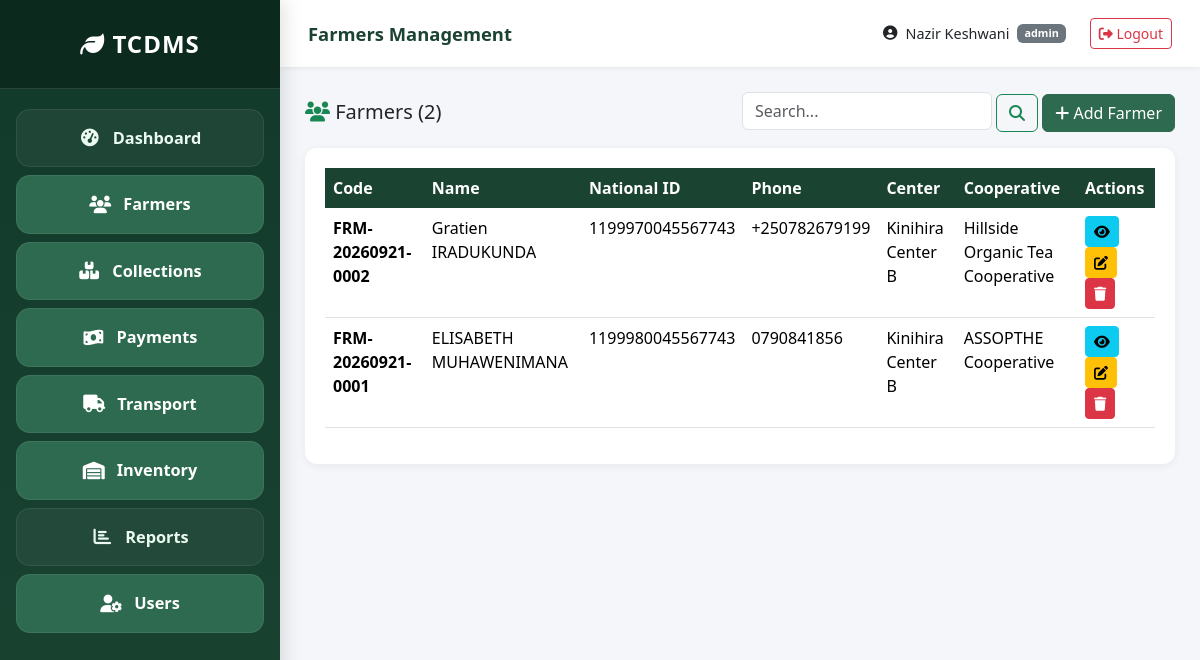
The page /modules/farmers/index.php (signed in) on the database its author committed.
### tables this page shows
CREATE TABLE `farmers` (
  `id` int(11) NOT NULL,
  `farmer_code` varchar(20) NOT NULL,
  `national_id` varchar(20) NOT NULL,
  `first_name` varchar(100) NOT NULL,
  `last_name` varchar(100) NOT NULL,
  `phone` varchar(20) NOT NULL,
  `email` varchar(100) DEFAULT NULL,
  `address` varchar(255) DEFAULT NULL,
  `cooperative_id` int(11) DEFAULT NULL,
  `collection_center_id` int(11) DEFAULT NULL,
  `bank_account` varchar(50) DEFAULT NULL,
  `mobile_money_number` varchar(20) DEFAULT NULL,
  `is_active` tinyint(1) DEFAULT 1,
  `registered_at` timestamp NOT NULL DEFAULT current_timestamp()
);

CREATE TABLE `collection_centers` (
  `id` int(11) NOT NULL,
  `name` varchar(100) NOT NULL,
  `code` varchar(20) NOT NULL,
  `location` varchar(255) DEFAULT NULL,
  `manager_id` int(11) DEFAULT NULL,
  `capacity_kg` decimal(10,2) DEFAULT 0.00,
  `is_active` tinyint(1) DEFAULT 1,
  `created_at` timestamp NOT NULL DEFAULT current_timestamp()
);

CREATE TABLE `cooperatives` (
  `id` int(11) NOT NULL,
  `name` varchar(100) NOT NULL,
  `code` varchar(20) NOT NULL,
  `contact_person` varchar(100) DEFAULT NULL,
  `phone` varchar(20) DEFAULT NULL,
  `email` varchar(100) DEFAULT NULL,
  `address` varchar(255) DEFAULT NULL,
  `is_active` tinyint(1) DEFAULT 1,
  `created_at` timestamp NOT NULL DEFAULT current_timestamp()
);

### config/database.php (called while the page is built, shortened)
<?php
function getDBConnection() {
    static $pdo = null;
    if ($pdo === null) {
        $dsn = 'mysql:host=' . DB_HOST . ';dbname=' . DB_NAME . ';charset=' . DB_CHARSET;
        $options = [
            PDO::ATTR_ERRMODE            => PDO::ERRMODE_EXCEPTION,
            PDO::ATTR_DEFAULT_FETCH_MODE => PDO::FETCH_ASSOC,
            PDO::ATTR_EMULATE_PREPARES   => false,
        ];
        try {
            $pdo = new PDO($dsn, DB_USER, DB_PASS, $options);
        } catch (PDOException $e) {
            error_log('DB Error: ' . $e->getMessage());
            die('Database connection failed. Check XAMPP MySQL service.');
        }
    }
    return $pdo;
}
function dbQuery($sql, $params = []) {
    $stmt = getDBConnection()->prepare($sql);
    $stmt->execute($params);
    return $stmt;
}
function dbFetchOne($sql, $params = []) { return dbQuery($sql, $params)->fetch(); }
function dbFetchAll($sql, $params = []) { return dbQuery($sql, $params)->fetchAll(); }

### includes/functions.php (called while the page is built, shortened)
<?php
require_once __DIR__ . '/../config/database.php';
function sanitize($data) {
    return htmlspecialchars(trim($data), ENT_QUOTES, 'UTF-8');
}

### modules/farmers/index.php (the view, shortened to what this page needs)
<?php
require_once __DIR__ . '/../../includes/header.php';
require_once __DIR__ . '/../../includes/sidebar.php';
require_once __DIR__ . '/../../includes/functions.php';
$search = sanitize($_GET['search'] ?? '');
$page   = max(1, (int)($_GET['page'] ?? 1));
$offset = ($page - 1) * RECORDS_PER_PAGE;
$where = "WHERE f.is_active = 1";
$params = [];
$total = dbFetchOne("SELECT COUNT(*) AS c FROM farmers f $where", $params)['c'] ?? 0;
$farmers = dbFetchAll("
    SELECT f.*, c.name AS center_name, co.name AS coop_name
    FROM farmers f
    LEFT JOIN collection_centers c ON c.id = f.collection_center_id
    LEFT JOIN cooperatives co ON co.id = f.cooperative_id
    $where
    ORDER BY f.id DESC
    LIMIT " . RECORDS_PER_PAGE . " OFFSET $offset
", $params);
?>
<div class="d-flex justify-content-between align-items-center mb-3">
  <h5 class="mb-0"><i class="fas fa-users text-success"></i> Farmers (<?= $total ?>)</h5>
  <div>
    <form class="d-inline" method="GET">
      <input type="text" name="search" class="form-control d-inline-block" style="width:250px" placeholder="Search..." value="<?= htmlspecialchars($search) ?>">
      <button class="btn btn-outline-success"><i class="fas fa-search"></i></button>
    </form>
    <a href="create.php" class="btn btn-success"><i class="fas fa-plus"></i> Add Farmer</a>
  </div>
</div>
<div class="table-card">
  <div class="table-responsive">
    <table class="table table-hover">
      <thead>
        <tr>
          <th>Code</th><th>Name</th><th>National ID</th><th>Phone</th>
          <th>Center</th><th>Cooperative</th><th>Actions</th>
        </tr>
      </thead>
      <tbody>
      <?php if (empty($farmers)): ?>
        <tr><td colspan="7" class="text-center text-muted py-4">No farmers found.</td></tr>
      <?php else: foreach ($farmers as $f): ?>
        <tr>
          <td><strong><?= htmlspecialchars($f['farmer_code']) ?></strong></td>
          <td><?= htmlspecialchars($f['first_name'] . ' ' . $f['last_name']) ?></td>
          <td><?= htmlspecialchars($f['national_id']) ?></td>
          <td><?= htmlspecialchars($f['phone']) ?></td>
          <td><?= htmlspecialchars($f['center_name'] ?? 'N/A') ?></td>
          <td><?= htmlspecialchars($f['coop_name'] ?? 'N/A') ?></td>
          <td>
            <a href="view.php?id=<?= $f['id'] ?>" class="btn btn-sm btn-info"><i class="fas fa-eye"></i></a>
            <a href="edit.php?id=<?= $f['id'] ?>" class="btn btn-sm btn-warning"><i class="fas fa-edit"></i></a>
            <a href="delete.php?id=<?= $f['id'] ?>" class="btn btn-sm btn-danger" onclick="return confirm('Delete this farmer?')"><i class="fas fa-trash"></i></a>
          </td>
        </tr>
      <?php endforeach; endif; ?>
      </tbody>
    </table>
  </div>
</div>
<?php require_once __DIR__ . '/../../includes/footer.php'; ?>

### assets/css/style.css (style rules this page uses)
* { box-sizing: border-box; }
body { font-family: 'Segoe UI', Tahoma, sans-serif; background: #f4f6f9; margin: 0; }
.table-card { background: #fff; border-radius: 12px; padding: 20px; box-shadow: 0 2px 8px rgba(0,0,0,.06); margin-bottom: 20px; }
.table thead th { background: #1b4332; color: #fff; border: none; }
.btn-success { background: #2d6a4f; border-color: #2d6a4f; }

### rows shown on the page
farmers: farmer_code "FRM-20260921-0002", first_name+last_name "Gratien IRADUKUNDA", national "1199970045567743", phone "+250782679199", collection_center.name "Kinihira Center B", cooperative.name "Hillside Organic Tea Cooperative"
farmers: farmer_code "FRM-20260921-0001", first_name+last_name "ELISABETH MUHAWENIMANA", national "1199980045567743", phone "0790841856", collection_center.name "Kinihira Center B", cooperative.name "ASSOPTHE Cooperative"

### other values the page prints
SITE_SHORT_NAME "TCDMS"
$pageTitle "Farmers Management"
$user['first_name'] . ' ' . $user['last_name'] "Nazir Keshwani"
$user['role'] "admin"
$total "2"
